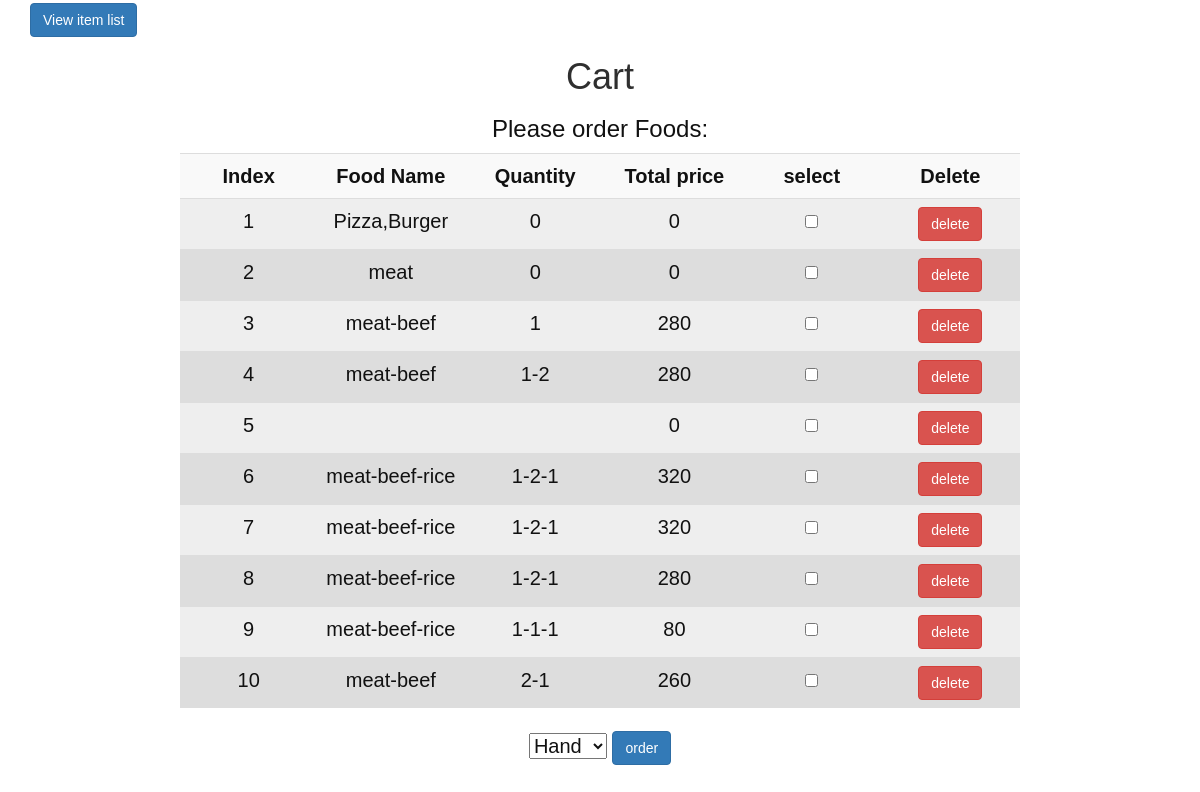
Screenshot of /views/BITM/php_nerds/Cart/trashed.php (signed in) with the database file from the repository.
### tables this page shows
CREATE TABLE `cart` (
  `cart_id` int(7) NOT NULL,
  `user_email` varchar(111) NOT NULL,
  `food_name` varchar(100) NOT NULL,
  `quantity` varchar(11) NOT NULL,
  `price` int(11) NOT NULL
);

### src/BITM/php_nerds/Model/Database.php (called while the page is built, shortened)
<?php
class Database
{
    public function __construct()
    {
        try{
            $this->DBH = new PDO('mysql:host=localhost;dbname=food_hunter',"root","");
        }
        catch(PDOException $error){
            echo "Database Connection Failed!".$error->getMessage();
        }
    }
}

### src/BITM/php_nerds/Cart/Cart.php (called while the page is built, shortened)
<?php
class Cart extends DB
{
    public function index(){
        $email = $_SESSION['email'];
        $sql = "Select * from cart where user_email='".$email."'";
        $STH=$this->DBH->query($sql);
        $STH->setFetchMode(PDO::FETCH_OBJ);
        return $STH->fetchAll();
    }
}

### views/BITM/php_nerds/Cart/trashed.php (the view, shortened to what this page needs)
<?php
$objHobby = new \App\Cart\Cart();
$allData = $objHobby->index();
$email = $_SESSION['email'];
?>
<!DOCTYPE html>
<html lang="en">
<head>
    <link rel="stylesheet" href="../../../../Resources/bootstrap/css/bootstrap.css">
    <link rel="stylesheet" href="../../../../Resources/bootstrap/css/bootstrap.min.css">
</head>
<body><div class="container bg-1">
    <a href="../../../../views/BITM/php_nerds/FoodList/create.php " class="btn btn-primary role=" button"> View item list </a>&nbsp;&nbsp;&nbsp;
    <h1 style="color:#2f2f2f" class="text-center">Cart</h1>
    <div class="form-group Form text-center">
        <form action="../Cart/store2.php" method="post">
            <h3>Please order Foods: </h3>
            <table class="table table-striped">
                <tr class="bg-3">
                    <th style='text-align: center'>Index</th>
                    <th style='text-align: center'>Food Name</th>
                    <th style='text-align: center'>Quantity</th>
                    <th style='text-align: center'>Total price</th>
                    <th style='text-align: center'>select</th>
                    <th style='text-align: center'>Delete</th>
                </tr>
                <?php
                $serial=1;
                foreach ($allData as $oneData) {
                    if($serial%2){
                        $bgColor = "#eee";
                    }else{
                        $bgColor = "#ddd";
                    }
                    echo "
            <tr style='background-color: $bgColor' class='bg-4'>
                <td style='text-align: center'>$serial</td>
                <td style='text-align: center'>$oneData->food_name </td>
                <td style='text-align: center'>$oneData->quantity</td>
                <td style='text-align: center'>$oneData->price</td>
                <input type='hidden' name='email' value='$email'>
                <input type='hidden' name="."quantity".$serial." value='$oneData->quantity'>
                <td style='text-align: center'><input type='checkbox' name="."food_name".$serial." value='$oneData->food_name'> </td>
                <td style='text-align: center'><a href='delete.php?id=$oneData->cart_id&YesButton=1' class='btn btn-danger'>delete</a></td>
            </tr>
        ";
                    $serial++;
                }
                ?>
            </table>
            <select name="payment">
                <option value="hand">Hand</option>
            </select>
            <a href="trashed.php" ><input type="submit" class="btn btn-primary" value="order"></a>
        </form>
    </div>
</div>
</body>
</html>

### views/BITM/php_nerds/Cart/trashed.php (style rules this page uses)
body { font: 20px Montserrat, sans-serif; line-height: 1.8; color: #111; }
.Form { margin:20px 150px; }
table { width:600px; }
td,th { width:150px; }

### rows the page displays
cart: food_name "Pizza,Burger", quantity "0", price "0"
cart: food_name "meat", quantity "0", price "0"
cart: food_name "meat-beef", quantity "1", price "280"
cart: food_name "meat-beef", quantity "1-2", price "280"
cart: price "0"
cart: food_name "meat-beef-rice", quantity "1-2-1", price "320"
cart: food_name "meat-beef-rice", quantity "1-2-1", price "320"
cart: food_name "meat-beef-rice", quantity "1-2-1", price "280"
cart: food_name "meat-beef-rice", quantity "1-1-1", price "80"
cart: food_name "meat-beef", quantity "2-1", price "260"
